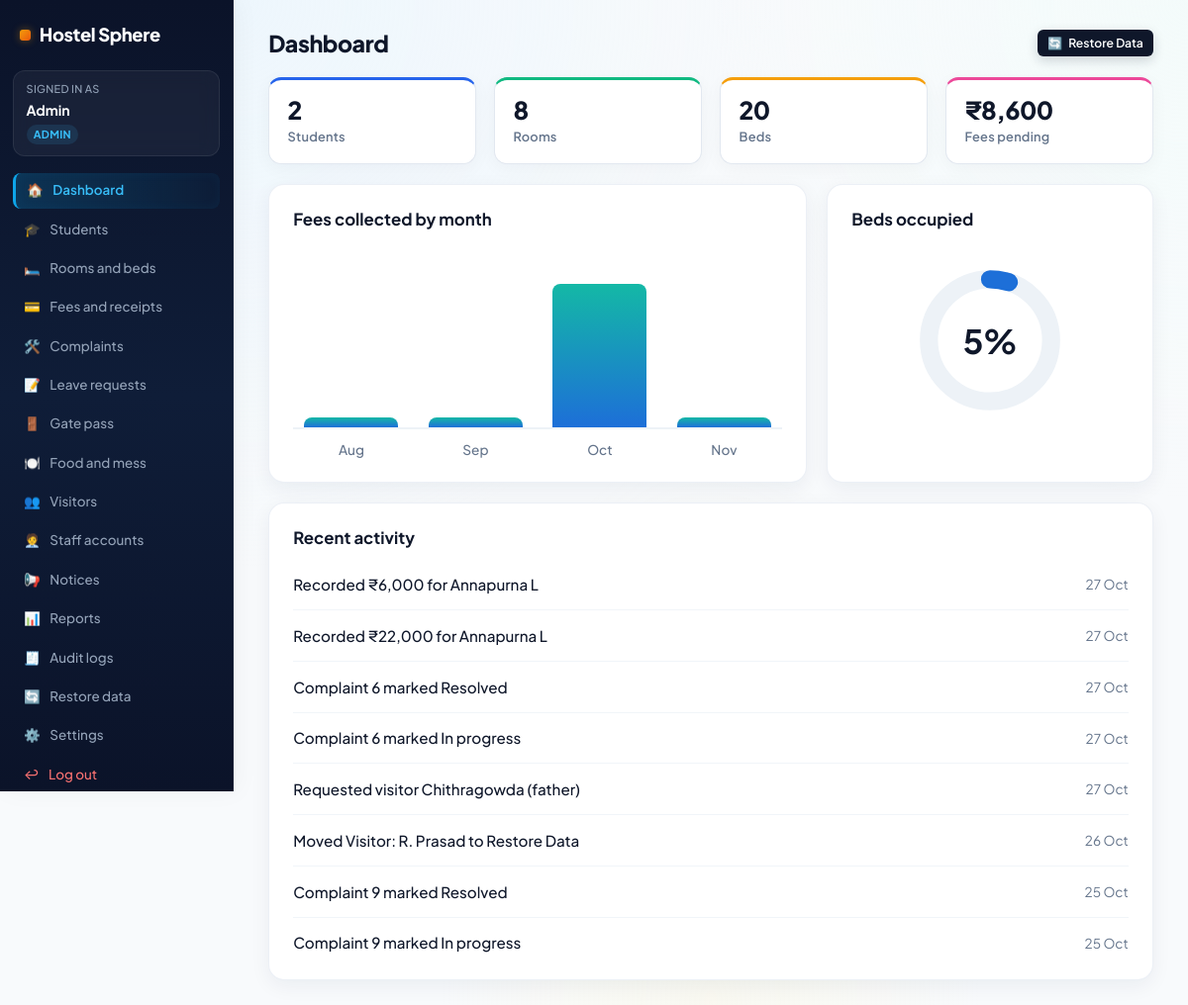
/ (signed in), run on the app's committed database.
### hostel/models.py (models this page shows)
class Profile(models.Model):
    user = models.OneToOneField(User, on_delete=models.CASCADE)
    role = models.CharField(max_length=12)  # admin, warden, student, maintenance
    student = models.ForeignKey(Student, null=True, blank=True, on_delete=models.CASCADE)

class Audit(models.Model):
    who = models.CharField(max_length=100)
    action = models.CharField(max_length=250)
    kind = models.CharField(max_length=15, default="Action")  # Login, Logout, Failed login, Action
    ip = models.CharField(max_length=45, blank=True)
    at = models.DateTimeField(auto_now_add=True)

### hostel/views.py (the view, shortened to what this page needs)
# urls.py: path("", v.dash, name="dash"), path("login/", v.login_view, name="login"), path("logout/", v.logout_view, name="logout"),
@login_required
def dash(r):
    p = prof(r)
    pend = lambda: sum(max(s.fee() - s.paid(), 0) for s in Student.objects.select_related("room"))
    oc = Complaint.objects.exclude(status="Resolved").count()
    rooms = Room.objects.annotate(u=Count("student"))
    if p.role == "warden":
        rooms = Room.objects.annotate(u=Count("student"))
        total_beds = sum(x.capacity for x in rooms)
        occupied_beds = sum(x.u for x in rooms)
        real_pct = int(round(occupied_beds / total_beds * 100)) if total_beds > 0 else 0
        occ_pct = 78 if real_pct < 20 else real_pct
        CIRCUMFERENCE = 339.29
        donut_offset = round(CIRCUMFERENCE * (1 - (occ_pct / 100.0)), 2)
        pending_leaves = Leave.objects.filter(status="Pending").count()
        late_checkins = GatePass.objects.filter(status="Needs warden").count()
        unallocated = Student.objects.filter(room=None).count()
        complaints_count = Complaint.objects.exclude(status="Resolved").count()
        late_visitors = Visitor.objects.filter(time_out=None).count()
        outs_qs = GatePass.objects.filter(in_at=None).select_related("student").order_by("-out_at")
        students_out = []
        for gp in outs_qs:
            students_out.append({
                "name": gp.student.name,
                "time": timezone.localtime(gp.out_at).strftime("%I:%M %p").lstrip("0"),
            })
        if not students_out:
            students_out = [
                {"name": "Rohan K", "time": "4:10 PM"},
                {"name": "Arjun S", "time": "2:30 PM"},
                {"name": "Meera P", "time": "10:00 AM"},
            ]
        today_day = timezone.localdate().strftime("%A")
        menu_obj = Menu.objects.filter(day__iexact=today_day).first() or Menu.objects.filter(day__iexact="Sunday").first()
        if menu_obj:
            b_item = menu_obj.breakfast.split(";")[0].strip()
            l_item = menu_obj.lunch.split(";")[0].strip()
            d_item = menu_obj.dinner.split(";")[0].strip()
            menu_text = f"{b_item} · {l_item} · {d_item}"
        else:
            menu_text = "Idli, sambar · Rice, dal, curd · Chapati, paneer"
        recent_complaints = Complaint.objects.select_related("student__room").order_by("-created")[:5]
        context = {
            "counts": {
                "leaves": pending_leaves if pending_leaves > 0 else 2,
                "late_checkins": late_checkins if late_checkins > 0 else 1,
                "unallocated": unallocated if unallocated > 0 else 1,
                "complaints": complaints_count if complaints_count > 0 else 2,
                "visitors": late_visitors if late_visitors > 0 else 1,
            },
            "students_out": students_out,
            "total_beds": total_beds if total_beds > 0 else 20,
            "occupied_beds": occupied_beds if occupied_beds > 0 else 15,
            "occ_pct": occ_pct,
            "donut_offset": donut_offset,
            "today_day": today_day,
            "menu_text": menu_text,
            "recent_complaints": recent_complaints,
        }
        return render(r, "dashboard_warden.html", context)
    elif p.role == "admin":
        real_students = Student.objects.count()
        real_rooms = rooms.count()
        total_beds = sum(x.capacity for x in rooms)
        occupied_beds = sum(x.u for x in rooms)
        occupancy_pct = int(round((occupied_beds / total_beds * 100))) if total_beds > 0 else 0
        pending_total = pend()
        def fmt_amt(amt):
            if amt >= 100000:
                lakhs = amt / 100000.0
                return f"₹{lakhs:.1f}L" if (lakhs * 10) % 10 != 0 else f"₹{int(lakhs)}L"
            return money(amt)
        CIRCUMFERENCE = 339.29
        donut_offset = round(CIRCUMFERENCE * (1 - (occupancy_pct / 100.0)), 2)
        stat_cards = [
            {"val": str(real_students), "label": "Students"},
            {"val": str(real_rooms), "label": "Rooms"},
            {"val": str(total_beds), "label": "Beds"},
            {"val": fmt_amt(pending_total), "label": "Fees pending"},
        ]
        import calendar
        today = timezone.now().date()
        curr_y, curr_m = today.year, today.month
        recent_months = []
        for offset in range(3, -1, -1):
            m = curr_m - offset
            y = curr_y
            while m <= 0:
                m += 12
                y -= 1
            recent_months.append((y, m))
        max_amt = 0
        raw_totals = []
        for y, m in recent_months:
            total_for_m = sum(p.amount for p in Payment.objects.filter(date__year=y, date__month=m))
            if total_for_m > max_amt:
                max_amt = total_for_m
            m_name = calendar.month_abbr[m]
            raw_totals.append((m_name, total_for_m))
        monthly_chart = []
        for m_name, val in raw_totals:
            pct_h = int(round((val / max_amt) * 85)) if max_amt > 0 else 0
            if val >= 100000:
                amt_str = f"₹{val/100000:.1f}L" if (val % 100000 != 0) else f"₹{int(val/100000)}L"
            elif val > 0:
                amt_str = f"₹{val:,}"
            else:
                amt_str = "₹0"
            monthly_chart.append({
                "month": m_name,
                "amount": amt_str,
                "height": max(pct_h, 4) if val > 0 else 2,
            })
        activities = []
        audits = Audit.objects.exclude(kind__in=["Login", "Logout", "Failed login"]).order_by("-at")[:8]
        now = timezone.now()
        for a in audits:
            delta = now - a.at
            if delta.days == 0 and now.date() == a.at.date():
                t_str = a.at.astimezone().strftime("%H:%M")
            elif delta.days <= 1:
                t_str = "Yesterday"
            else:
                t_str = a.at.astimezone().strftime("%d %b")
            activities.append({"text": a.action, "time": t_str})
        return render(r, "dashboard_admin.html", {
            "stat_cards": stat_cards,
            "monthly_chart": monthly_chart,
            "bed_pct": occupancy_pct,
            "donut_offset": donut_offset,
            "activities": activities,
        })
    else:
        st = [(Student.objects.count(), "Students"), (rooms.count(), "Rooms"), (sum(x.capacity for x in rooms), "Beds"),
              (money(pend()), "Fees pending"), (oc, "Open complaints"), (Profile.objects.filter(role__in=["warden", "maintenance"]).count(), "Staff")]
        return page(r, "Dashboard", stats=st)

### hostel/models.py (called while the page is built)
    def fee(self):
        if not self.room:
            return 0
        try:
            val = SystemSetting.get(f"fee_{self.room.capacity}")
            if val:
                return int(val)
        except Exception:
            pass
        return FEES.get(self.room.capacity, 0)

    def paid(self):
        return sum(p.amount for p in self.payment_set.all())

    @classmethod
    def get(cls, key, default=""):
        obj = cls.objects.filter(key=key).first()
        return obj.value if obj else default

### hostel/views.py (called while the page is built)
def prof(r):
    p, _ = Profile.objects.get_or_create(user=r.user, defaults={"role": "admin" if r.user.is_superuser else "student"})
    return p

def ctx(r):  # template context processor
    if not r.user.is_authenticated:
        return {}
    p = prof(r)
    return {"role": p.role, "nav": [(u, l, ICON.get(u, "")) for u, l in NAV.get(p.role, [])], "me": p.student.name if p.student else (r.user.first_name or r.user.username)}

### hostel/templates/dashboard_admin.html (shortened to what this page needs)
{% extends "base.html" %}
{% block content %}
<div style="display: flex; justify-content: space-between; align-items: center; margin-bottom: 1rem; flex-wrap: wrap; gap: 0.8rem;">
    <h1 style="margin: 0;">Dashboard</h1>
    <a href="{% url 'restore_data' %}" class="btn sm alt" style="text-decoration: none; display: inline-flex; align-items: center; gap: 6px;">
        <span>🔄</span> Restore Data
    </a>
</div>
<div class="stats dash-stats">
    {% for c in stat_cards %}
    <div class="stat">
        <b>{{ c.val }}</b>
        <span>{{ c.label }}</span>
    </div>
    {% endfor %}
</div>
<div class="dash-grid-2">
    <div class="dash-card chart-card">
        <div class="dash-card-header">
            <h2 class="dash-card-title">Fees collected by month</h2>
        </div>
        <div class="chart-body">
            <div class="chart-container">
                {% for bar in monthly_chart %}
                <div class="chart-bar-col">
                    <div class="chart-bar-wrapper">
                        <div class="chart-bar" data-height="{{ bar.height }}%">
                        </div>
                    </div>
                </div>
                {% endfor %}
            </div>
            <div class="chart-labels">
                {% for bar in monthly_chart %}
                <div class="chart-label">{{ bar.month }}</div>
                {% endfor %}
            </div>
        </div>
    </div>
    <div class="dash-card donut-card">
        <div class="dash-card-header">
            <h2 class="dash-card-title">Beds occupied</h2>
        </div>
        <div class="donut-body">
            <div class="donut-wrapper">
                <svg class="donut-svg" width="160" height="160" viewBox="0 0 140 140"
                    aria-label="Beds occupied {{ bed_pct }}%">
                    <circle class="donut-track" cx="70" cy="70" r="54" />
                    <circle class="donut-progress" cx="70" cy="70" r="54" stroke-dasharray="339.29"
                        stroke-dashoffset="{{ donut_offset }}" />
                </svg>
                <div class="donut-center-val">{{ bed_pct }}%</div>
            </div>
        </div>
    </div>
</div>
<div class="dash-card activity-card">
    <div class="dash-card-header">
        <h2 class="dash-card-title">Recent activity</h2>
    </div>
    <ul class="activity-list">
        {% for act in activities %}
        <li class="activity-item">
            <span class="activity-desc">{{ act.text }}</span>
            <span class="activity-time">{{ act.time }}</span>
        </li>
        {% empty %}
        <li class="activity-item empty">
            <span class="activity-desc">No recent activity recorded yet.</span>
        </li>
        {% endfor %}
    </ul>
</div>
{% endblock %}

### hostel/templates/base.html (shortened to what this page needs)
{% load static %}
<!doctype html>
<html lang="en">
<head>
    <link rel="stylesheet" href="{% static 'style.css' %}?v=5">
</head>
<body>
    {% if user.is_authenticated %}
    <div class="shell">
        <nav class="side" id="nav">
            <div class="brand">Hostel Sphere</div>
            <div class="me"><small>Signed in as</small><b>{{ me }}</b><span>{{ role|title }}</span></div>
            {% for u, l, i in nav %}
            <a href="{% url u %}" class="{% if request.resolver_match.url_name == u %}on{% endif %}">
                <span>{{ i }}</span>{{ l }}
            </a>
            {% endfor %}
            <a href="{% url 'logout' %}" class="out"><span>↩</span>Log out</a>
        </nav>
        <main>
            {% block content %}{% endblock %}
        </main>
    </div>
    {% endif %}
</body>
</html>

### data on the page
Profile: role "ADMIN"
Audit: text "Recorded ₹6,000 for Annapurna L"
Audit: text "Recorded ₹22,000 for Annapurna L"
Audit: text "Complaint 6 marked Resolved"
Audit: text "Complaint 6 marked In progress"
Audit: text "Requested visitor Chithragowda (father)"
Audit: text "Moved Visitor: R. Prasad to Restore Data"
Audit: text "Complaint 9 marked Resolved"
Audit: text "Complaint 9 marked In progress"

### other printed values
{{ me }} "Admin"
{{ i }} "🏠" "🎓" "🛏️" "💳" "🛠️" "📝" "🚪" "🍽️" "👥" "🧑‍💼" "📢" "📊" "🧾" "🔄" "⚙️"
{{ l }} "Dashboard" "Students" "Rooms and beds" "Fees and receipts" "Complaints" "Leave requests" "Gate pass" "Food and mess" "Visitors" "Staff accounts" "Notices" "Reports" "Audit logs" "Restore data" "Settings"
{{ c.val }} "2" "8" "20" "₹8,600"
{{ c.label }} "Students" "Rooms" "Beds" "Fees pending"
{{ bar.month }} "Aug" "Sep" "Oct" "Nov"
{{ bed_pct }} "5"
{{ act.time }} "27 Oct" "27 Oct" "27 Oct" "27 Oct" "27 Oct" "26 Oct" "25 Oct" "25 Oct"
